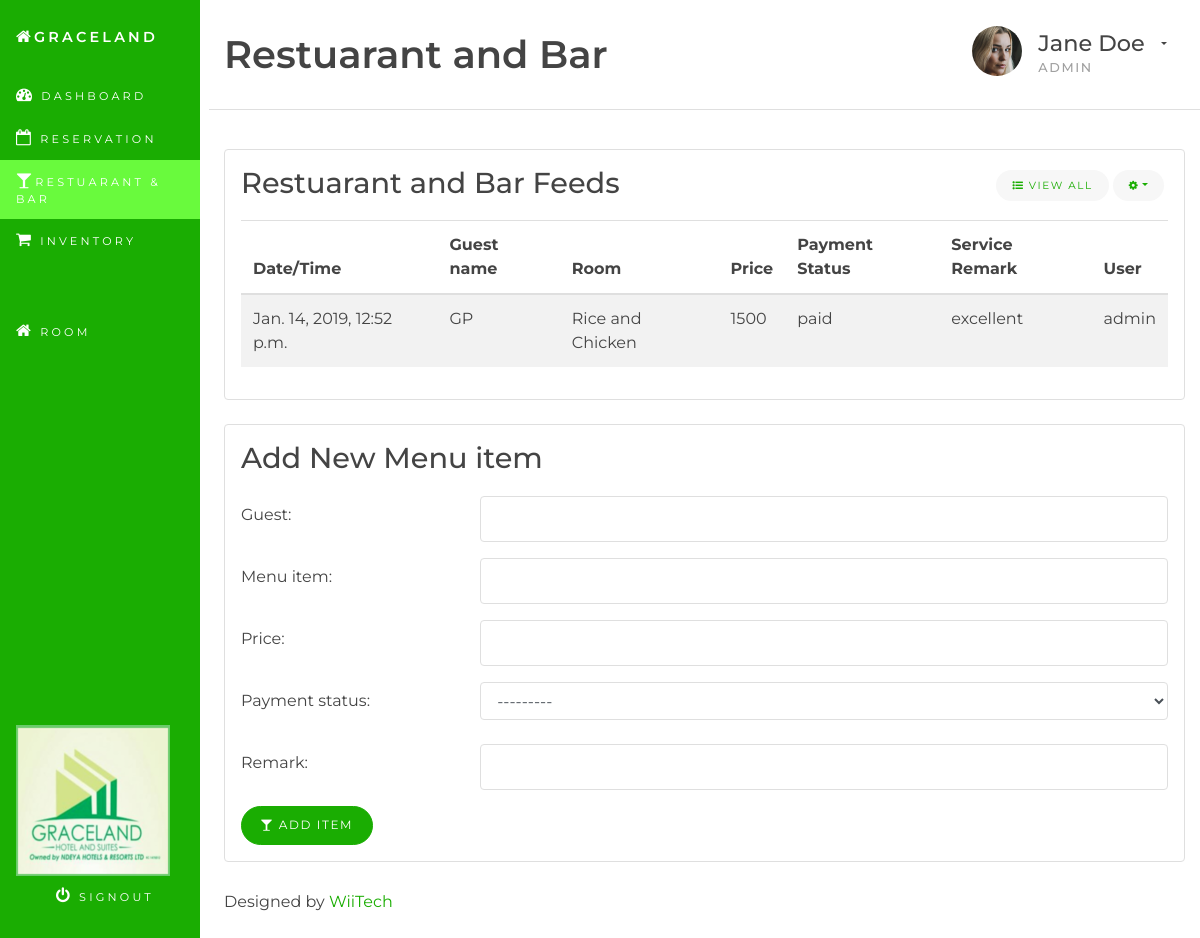
/restandbar/ (signed in), run on an earlier commit of the app's database.
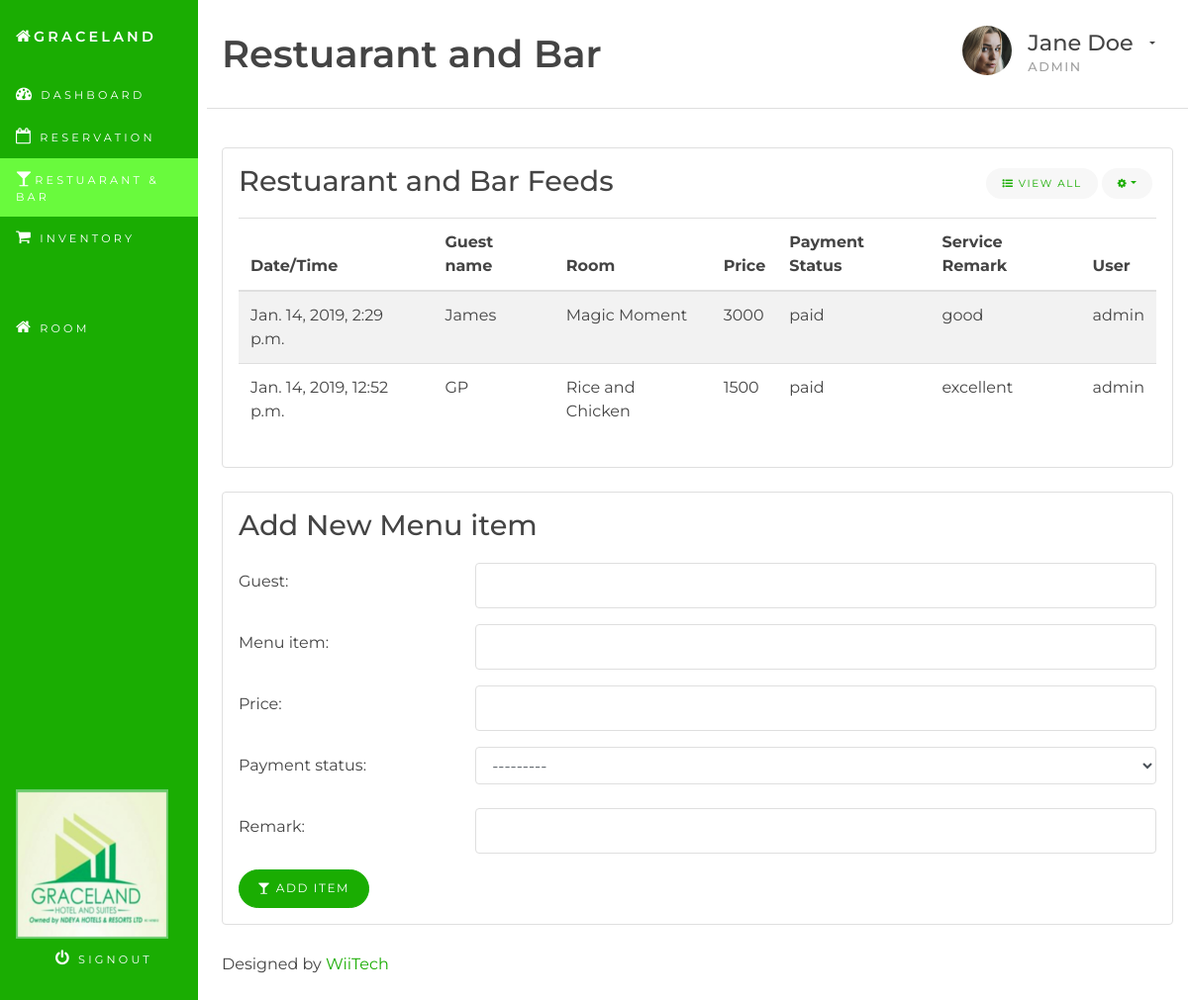
And on a later commit of the database.
### hms/models.py (models this page shows, shortened)
class Restandbar(models.Model):
    PAYMENT_CHOICES = (
        ('paid', 'Paid'),
        ('pending', 'Pending'),
    )
    time = models.DateTimeField(auto_now_add=True)
    guest = models.CharField(max_length=100)
    menu_item = models.CharField(max_length=100)
    price = models.IntegerField()
    payment_status = models.CharField(max_length=20, choices=PAYMENT_CHOICES)
    remark = models.CharField(max_length=100)
    user = models.ForeignKey(User, on_delete=models.CASCADE)
    class Meta:
        ordering = ('-time',)

### hms/views.py (the view)
# urls.py: path('restandbar/', views.restandbar, name='restandbar'),
@login_required
def restandbar(request):
    all_restandbars = Restandbar.objects.all()
    if request.method == 'POST':
        form = RestandbarForm(request.POST)
        if form.is_valid():
            restandbar = form.save(commit=False)
            restandbar.user = request.user
            restandbar.save()
    form = RestandbarForm()
    return render(request, 'hms/restandbar.html', {'form': form, 'all_restandbars': all_restandbars})

### hms/forms.py
class RestandbarForm(forms.ModelForm):
    class Meta:
        model = Restandbar
        exclude = ('time', 'user')
    def __init__(self, *args, **kwargs):
        super(RestandbarForm, self).__init__(*args, **kwargs)
        for fname, f in self.fields.items():
            f.widget.attrs['class'] = 'form-control'

### hms/templates/hms/restandbar.html (shortened to what this page needs)
{% extends 'base.html' %}
{% block content %}
<div class="container-fluid" id="wrapper">
	<div class="row">
		{% include 'hms/restandbar/restandbar_nav.html' %}
		<main class="col-xs-12 col-sm-8 col-lg-9 col-xl-10 pt-3 pl-4 ml-auto">
			{% include 'hms/restandbar/restandbar_head.html' %}
			<section class="row">
				<div class="col-sm-12">
					{% include 'hms/restandbar/restandbar_display.html' %}
					{% include 'hms/restandbar/restandbar_form.html' %}
					{% include 'hms/footer.html' %}
				</div>
			</section>
		</main>
	</div>
</div>
{% endblock content %}

### hms/templates/hms/restandbar/restandbar_display.html (shortened to what this page needs)
<section class="row">
    <div class="col-md-12 col-lg-12">
        <div class="card mb-4">
            <div class="card-block">
                <h3 class="card-title">Restuarant and Bar Feeds</h3>
                <div class="dropdown card-title-btn-container">
                    <button class="btn btn-sm btn-subtle" type="button"><em class="fa fa-list-ul"></em> View All</button>
                    <button class="btn btn-sm btn-subtle dropdown-toggle" type="button" data-toggle="dropdown" aria-haspopup="true" aria-expanded="false"><em class="fa fa-cog"></em></button>
                </div>
                <div class="table-responsive">
                    <table class="table table-striped">
                        <thead>
                            <tr>
                                <th>Date/Time</th>
                                <th>Guest name</th>
                                <th>Room</th>
                                <th>Price</th>
                                <th>Payment Status</th>
                                <th>Service Remark</th>
                                <th>User</th>
                            </tr>
                        </thead>
                        <tbody>
                            {% for restandbar in all_restandbars %}
                                <tr>
                                    <td>{{ restandbar.time }}</td>
                                    <td>{{ restandbar.guest }}</td>
                                    <td>{{ restandbar.menu_item }}</td>
                                    <td>{{ restandbar.price }}</td>
                                    <td>{{ restandbar.payment_status }}</td>
                                    <td>{{ restandbar.remark }}</td>
                                    <td>{{ restandbar.user }}</td>
                                </tr>
                            {% endfor %}
                        </tbody>
                    </table>
                </div>
            </div>
        </div>
    </div>
</section>

What changed in the data, as far as the page shows it:
added Restandbar: time "Jan. 14, 2019, 2:29 p.m.", guest "James", menu_item "Magic Moment", price "3000", payment_status "paid", remark "good", user "admin"
